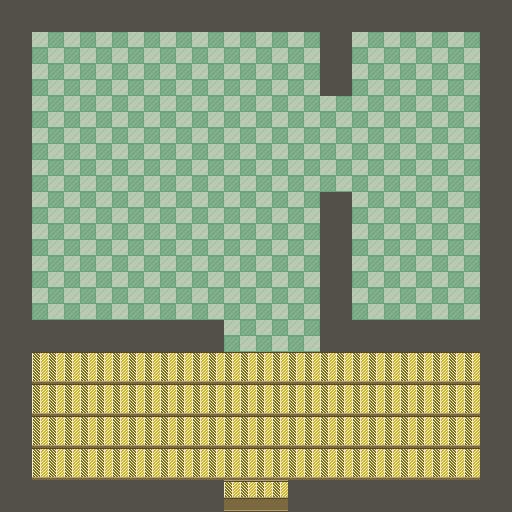

Rendered tile map (Tiled .tmx) drawn with the repository's tilesets; below, a short description and the full map source, tile grids included:
An orthogonal 16x16 tile map with 32x32 px tiles, 2 tile layers (Walls, Floor), 4 tilesets.

<map version="1.9" tiledversion="1.9.2" orientation="orthogonal" renderorder="right-down" width="16" height="16" tilewidth="32" tileheight="32" infinite="0" nextlayerid="11" nextobjectid="18">
 <tileset firstgid="1" source="wall.tsx" />
 <tileset firstgid="65" source="flooor.tsx" />
 <tileset firstgid="129" source="Station.tsx" />
 <tileset firstgid="193" source="Kitchen32.tsx" />
 <layer id="6" name="Walls" width="16" height="16">
  <properties>
   <property name="wall" type="bool" value="true" />
  </properties>
  <data encoding="csv">
242,242,242,242,242,242,242,242,242,242,242,242,242,242,242,242,
242,0,0,0,0,0,0,0,0,0,242,0,0,0,0,242,
242,0,0,0,0,0,0,0,0,0,242,0,0,0,0,242,
242,0,0,0,0,0,0,0,0,0,0,0,0,0,0,242,
242,0,0,0,0,0,0,0,0,0,0,0,0,0,0,242,
242,0,0,0,0,0,0,0,0,0,0,0,0,0,0,242,
242,0,0,0,0,0,0,0,0,0,242,0,0,0,0,242,
242,0,0,0,0,0,0,0,0,0,242,0,0,0,0,242,
242,0,0,0,0,0,0,0,0,0,242,0,0,0,0,242,
242,0,0,0,0,0,0,0,0,0,242,0,0,0,0,242,
242,242,242,242,242,242,242,0,0,0,242,242,242,242,242,242,
242,0,0,0,0,0,0,0,0,0,0,0,0,0,0,242,
242,0,0,0,0,0,0,0,0,0,0,0,0,0,0,242,
242,0,0,0,0,0,0,0,0,0,0,0,0,0,0,242,
242,0,0,0,0,0,0,0,0,0,0,0,0,0,0,242,
242,242,242,242,242,242,242,247,247,242,242,242,242,242,242,242
</data>
 </layer>
 <layer id="10" name="Floor" width="16" height="16">
  <data encoding="csv">
0,0,0,0,0,0,0,0,0,0,0,0,0,0,0,0,
0,205,205,205,205,205,205,205,205,205,0,205,205,205,205,0,
0,205,205,205,205,205,205,205,205,205,0,205,205,205,205,0,
0,205,205,205,205,205,205,205,205,205,205,205,205,205,205,0,
0,205,205,205,205,205,205,205,205,205,205,205,205,205,205,0,
0,205,205,205,205,205,205,205,205,205,205,205,205,205,205,0,
0,205,205,205,205,205,205,205,205,205,0,205,205,205,205,0,
0,205,205,205,205,205,205,205,205,205,0,205,205,205,205,0,
0,205,205,205,205,205,205,205,205,205,0,205,205,205,205,0,
0,205,205,205,205,205,205,205,205,205,0,205,205,205,205,0,
0,0,0,0,0,0,0,205,205,205,0,0,0,0,0,0,
0,240,240,240,240,240,240,240,240,240,240,240,240,240,240,0,
0,240,240,240,240,240,240,240,240,240,240,240,240,240,240,0,
0,240,240,240,240,240,240,240,240,240,240,240,240,240,240,0,
0,240,240,240,240,240,240,240,240,240,240,240,240,240,240,0,
0,0,0,0,0,0,0,0,0,0,0,0,0,0,0,0
</data>
 </layer>
</map>
